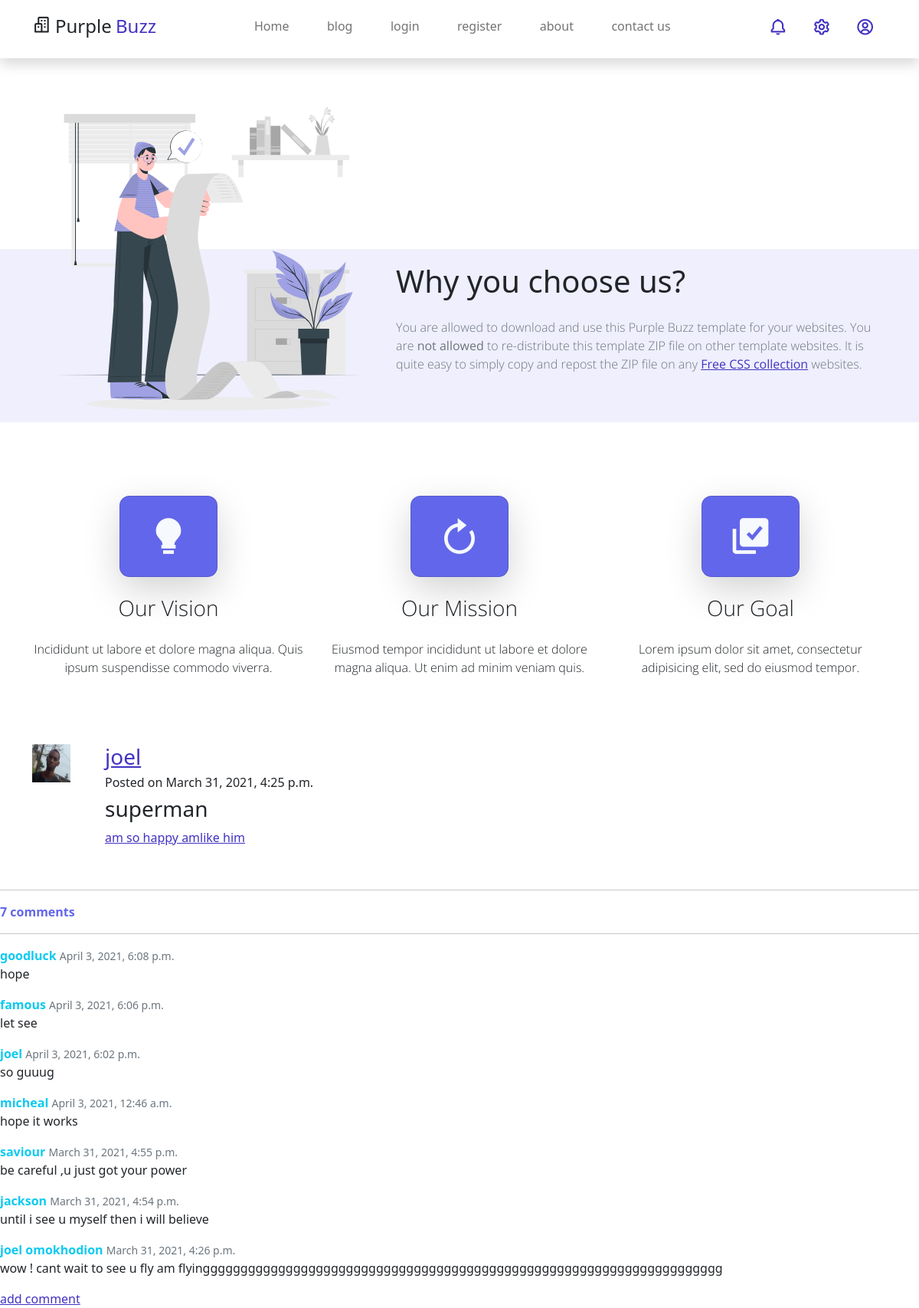
Page /blog/1/ on the committed database.
### blogcomment/models.py (models this page shows, shortened)
class blog(models.Model):
    sno = models.AutoField(primary_key=True)
    title = models.CharField(max_length =200)
    header_image = models.ImageField(null=True,blank=True,upload_to ='images/')
    content =models.TextField()
    date = models.DateTimeField(default = timezone.now)
    author = models.ForeignKey(User, on_delete = models.CASCADE)
    likes = models.ManyToManyField(User,related_name='blog_post')
    @property
    def number_of_comments(self):
        return BlogComment.objects.filter(blogpost = self).count()

class BlogComment(models.Model):
    name = models.CharField(max_length =500)
    content =models.TextField()
    blogpost =models.ForeignKey(blog,related_name ='comments',on_delete =models.CASCADE)
    date = models.DateTimeField(default = timezone.now)

### user/models.py (models this page shows, shortened)
class  Profile(models.Model):
    user = models.OneToOneField(User,on_delete = models.CASCADE)
    image = models.ImageField(default='default.jpg',upload_to='profile_pics')

### home/views.py (the view)
# urls.py: path('blog/<int:pk>/',views.blogdetailview.as_view(),name ='blog-detail'),
class blogdetailview(DetailView):
   model =models.blog
   template_name ='blog_detail.html'
   def get_context_data(self,*args,**kwargs):
     context=super().get_context_data(**kwargs)
     context['comments'] =models.BlogComment.objects.filter(blogpost=self.object).order_by('-date')
     context['form']=forms.CommentForm()
     return context

### templates/blog_detail.html (shortened to what this page needs)
{% extends 'base.html' %}
{% block content %}
  <div class = "space">
   <div class="section layout_padding   ">
    <div class="container">
                 <div class="row">
                    <div class="col-md-1">
                       <img src="{{blog.author.profile.image.url}}"width ="50"height ="50" alt="#" >
                    </div>
                    <div class="col-md-9">
                       <div class="full contact_text">
                          <h3><a href = "{% url 'user-posts' blog.author.username %}">{{blog.author}}</a></h3>
                          <h6>Posted on {{blog.date}}</h6>
                          <h3>{{ blog.title}}</h3>
                          <p><a href = "{% url 'blog-detail' blog.pk %}">{{blog.content}}</a>
                          </p>
                       </div>
                    </div>
                 </div>
             </div>
    </div>
    <br>
 <hr>
{% if comments %}
   <strong class ="text-secondary">{{object.number_of_comments}} comment{{object.number_of_comments|pluralize}}</strong>
  <hr>
 {% for comment in comments %}
   <l1>
   <span>
     <strong class ="text-info">{{comment.name}}</strong>
     <small class ="text-muted">{{comment.date}}</small>
  </span>
  <p>
     {{ comment.content|safe}}
   </p>
    </l1>
 {% endfor %}
{% else %}
 <strong class = "text-secondary">No Commments Yet</strong>
{% endif %}
<a href="{% url 'add-comment' blog.pk %}">add comment  </a>
{% endblock %}

### static/assets/css/templatemo.css (style rules this page uses)
html { font-family: 'Open Sans', sans-serif; }
p, a { font-weight: 400; }

### rows in the picture
blog: author.profile.image (picture), author "joel", date "March 31, 2021, 4:25 p.m.", title "superman", content "am so happy amlike him", number_of_comments "7"
BlogComment: name "goodluck", date "April 3, 2021, 6:08 p.m.", content "hope"
BlogComment: name "famous", date "April 3, 2021, 6:06 p.m.", content "let see"
BlogComment: name "joel", date "April 3, 2021, 6:02 p.m.", content "so guuug"
BlogComment: name "micheal", date "April 3, 2021, 12:46 a.m.", content "hope it works"
BlogComment: name "saviour", date "March 31, 2021, 4:55 p.m.", content "be careful ,u just got your power"
BlogComment: name "jackson", date "March 31, 2021, 4:54 p.m.", content "until i see u myself then i will believe"
BlogComment: name "joel omokhodion", date "March 31, 2021, 4:26 p.m.", content "wow ! cant wait to see u fly am flyinggggggggggggggggggggggggggggggggggggggggggggggggggggggggggggggggggggg"
